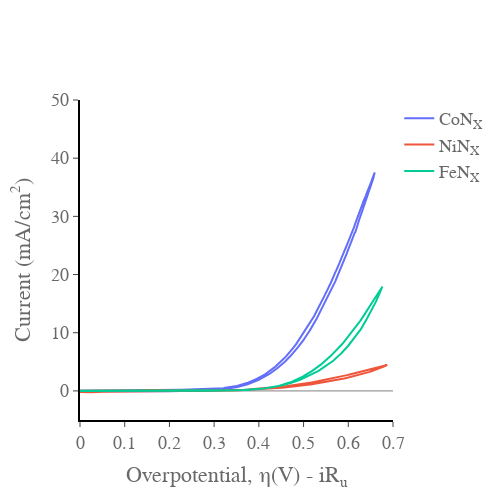

Notebook code cell kept with this figure:
### Code cell
import plotly.graph_objects as go
import pandas as pd
import plotly.express as px
from EC_data_processing_lib import get_header_length
from EC_data_processing_lib import analyse_file
from EC_data_processing_lib import get_decimal_separator

fig = go.Figure()
cal = 0.309 #calibration of the Hg/HgO electrode vs RHE converting to overpotential vs OER

#the following section uploads the data. You need to update the dataset array when you add or remove files. 
CoNx_dict = {
'Ru' : 0.85,  #measured resistance in ohms
'data' : 'Data/2022_01_05 CoNx Ti electrode1_02_CV_C05.mpt', #file path the slash needs to be '/' rather than the '\' which is automatic
'label' : 'CoN<sub>X</sub>',
}

NiNx_dict = {
'Ru' : 0.85,  #measured resistance in ohms
'data' : 'Data/2022_01_04 NiNx Ti electrode1_02_CV_C05.mpt',
'label' : 'NiN<sub>X</sub>',
}

FeNx_dict = {
'Ru' : 0.85,  #measured resistance in ohms
'data' : 'Data/2022_01_11 FeNx Ti electrode set1_02_CV_C05.mpt',
'label' : 'FeN<sub>X</sub>',
}

dataset = [CoNx_dict, NiNx_dict, FeNx_dict]

for i in dataset:
    headerlength = get_header_length(i['data'])
    data = pd.read_csv(i['data'], encoding='ansi', sep="\t", decimal=get_decimal_separator(i['data']),  skiprows=range(headerlength))
    cn = data['cycle number']
    data = data[data['cycle number']== float(cn[-1:])] # allowing this comment will plot only the last scan. If you want to plot all of the scans then comment this out. 
    voltage = data['Ewe/V']
    current = data['<I>/mA']
    voltage_corrected = data['Ewe/V'] - data['<I>/mA'] * i['Ru']/1000 - cal #does the iR correction converts to overpotential

    fig.add_trace(go.Scatter(
        x=voltage_corrected,
        y=current,
        name= i['label']
    ))
fig.update_xaxes(range=[0.00, 0.700],
    nticks=10,
    ticks='outside',
    showgrid=False, gridwidth=1, gridcolor='grey',
    zeroline=False, zerolinecolor='grey', zerolinewidth= 1,
    showline=True, linewidth=2, linecolor='black')

fig.update_yaxes(range=[-5, 50],
    nticks=10,
    showgrid=False, gridwidth=1, gridcolor='grey',
    ticks='outside',
    zeroline=True, zerolinecolor='grey', zerolinewidth= 1,
    showline=True, linewidth=2, linecolor='black')
fig.update_layout(
    #title="CV",
    xaxis_title="Overpotential, η(V) - iR<sub>u</sub>",
    yaxis_title="Current (mA/cm<sup>2</sup>)",
    font=dict(
        family="Times New Roman, monospace",
        size=18,
        color="dimgrey"
        
    )
)

fig.update_layout({
    "plot_bgcolor": "rgba(0, 0, 0, 0)",
    'paper_bgcolor': 'rgba(0, 0, 0, 0)', #sets the background to be transparent... might appear black in .jpeg but will be transparent in the .svg
})
fig.update_layout(
    width = 500,
    height = 500)
fig.show()
fig.write_image('Cyclic Voltammetry.jpeg')
fig.write_image('Cyclic Voltammetry.svg')

### Figure 1 — Plotly figure (JSON) as saved in the notebook; plotly's stock layout.template omitted (floating-point values rounded to 4 significant figures; data arrays with more than 128 entries replaced by an {"elided": "..."} marker saying what was removed)
{"data": [{"name": "CoN<sub>X</sub>", "type": "scatter", "x": {"elided": "2000 float values"}, "y": {"elided": "2000 float values"}}, {"name": "NiN<sub>X</sub>", "type": "scatter", "x": {"elided": "2001 float values"}, "y": {"elided": "2001 float values"}}, {"name": "FeN<sub>X</sub>", "type": "scatter", "x": {"elided": "2000 float values"}, "y": {"elided": "2000 float values"}}], "layout": {"font": {"color": "dimgrey", "family": "Times New Roman, monospace", "size": 18}, "height": 500, "paper_bgcolor": "rgba(255, 255, 255, 255)", "plot_bgcolor": "rgba(0, 0, 0, 0)", "width": 500, "xaxis": {"gridcolor": "grey", "gridwidth": 1, "linecolor": "black", "linewidth": 2, "nticks": 10, "range": [0, 0.7], "showgrid": false, "showline": true, "ticks": "outside", "title": {"text": "Overpotential, η(V) - iR<sub>u</sub>"}, "zeroline": false, "zerolinecolor": "grey", "zerolinewidth": 1}, "yaxis": {"gridcolor": "grey", "gridwidth": 1, "linecolor": "black", "linewidth": 2, "nticks": 10, "range": [-5, 50], "showgrid": false, "showline": true, "ticks": "outside", "title": {"text": "Current (mA/cm<sup>2</sup>)"}, "zeroline": true, "zerolinecolor": "grey", "zerolinewidth": 1}}}
